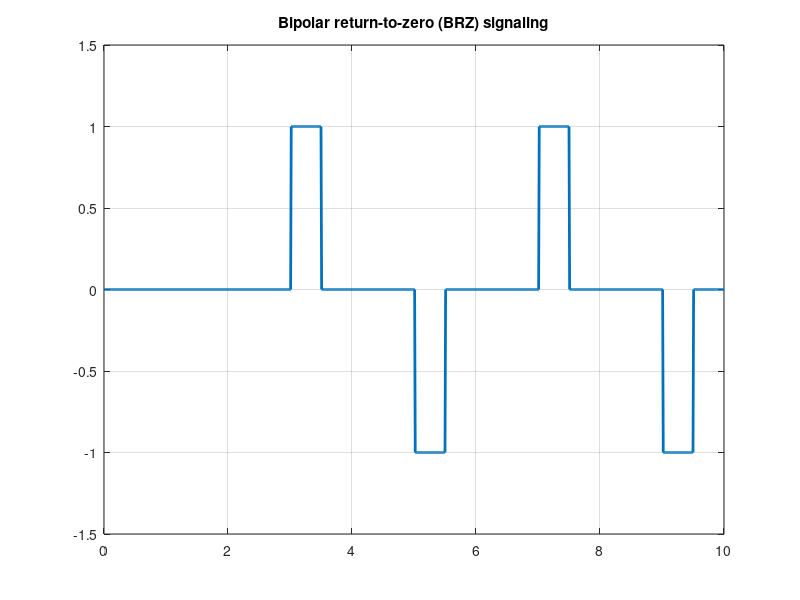

This figure's MATLAB source:
%Bipolar Return to Zero Signaling 
clc;
clear all;
close all;
N=10; %Number of bits
n=randi([0,1],1,N) %Random bit generation
%Binary to Bipolar Conversion
f=1;
for m=1:N
 if n(m)==1
 if f==1
 nn(m)=1;
 f=-1;
 else
 nn(m)=-1;
 f=1;
 end
 else
 nn(m)=0;
 end
end
nn
%Bipolar RZ Pulse Shaping
i=1;
a=0; %Initial value for the first half cycle
b=0.5; %Initial value for the second half cycle 
t=0:0.01:length(n);
for j=1:length(t)
 if t(j)>=a && t(j)<=b %Condition for the first half cycle
 y(j)=nn(i); %Assign first 50 values for 
 elseif t(j)>b && t(j)<=i %Condition for the Second half cycle
 y(j)=0; %Set all values 0 for the second half cycle
 else
 i=i+1; %Binary input data index increment
 a=a+1; %Initial value for the first half cycle increment
 b=b+1; %Initial value for the second half cycle increment
 end
 end
 plot(t,y,'lineWidth', 2); %Linewidth 2 for clear visualization
 axis([0,N,-1.5,1.5]); %Axis set-up
 grid on;
 title('Bipolar return-to-zero (BRZ) signaling');